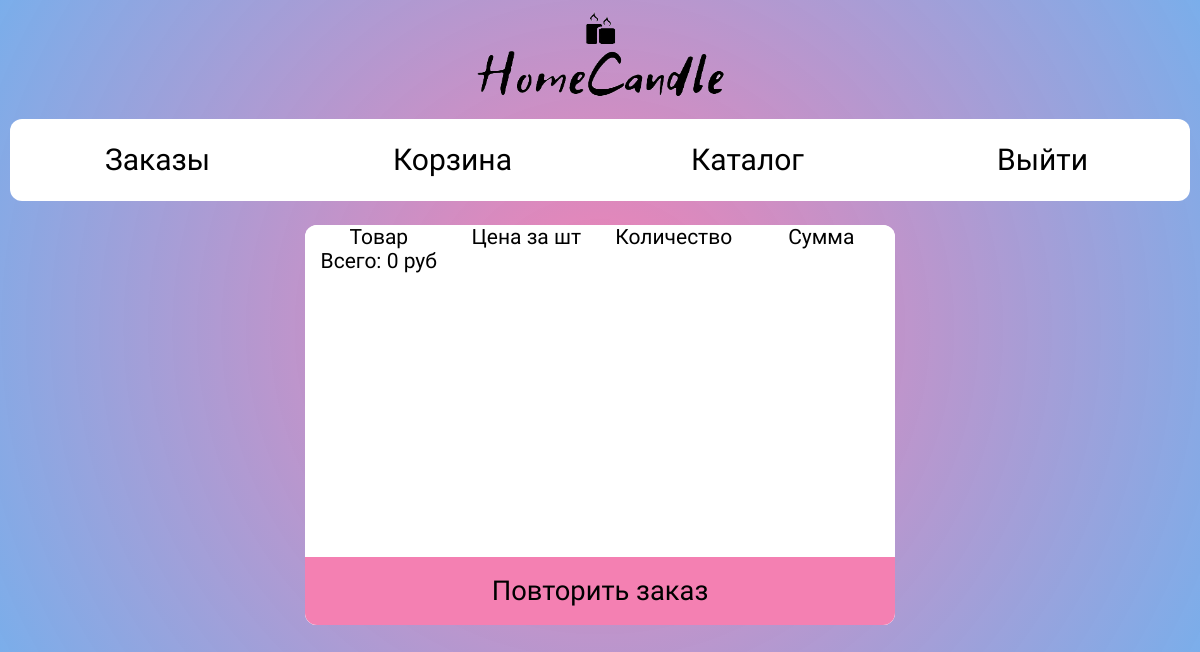
Page /view/order_info.php?id_order=105 (signed in) on the earlier database version.
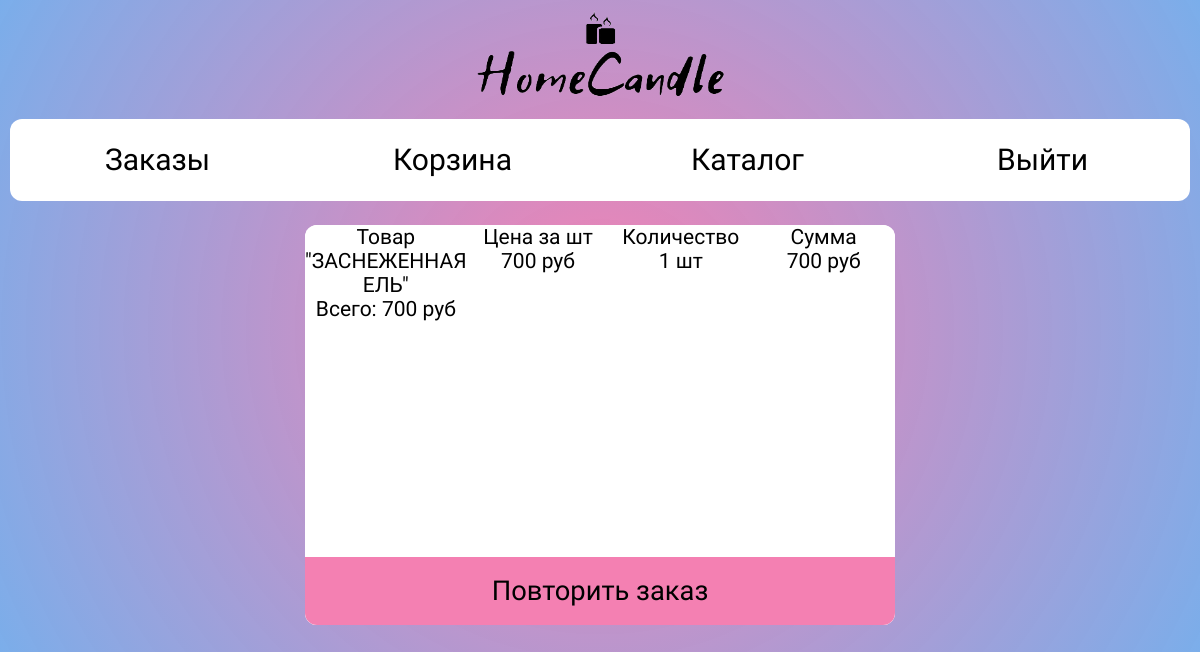
Same page on the later database version.
### tables this page shows
CREATE TABLE `cart` (
  `id_orders` int(11) NOT NULL,
  `id_candle` int(11) NOT NULL,
  `quantity` int(5) NOT NULL,
  `id_user` int(11) NOT NULL,
  `date` datetime NOT NULL,
  `id_order_user` int(11) NOT NULL,
  `status_order` varchar(30) NOT NULL,
  `cost_order` int(5) DEFAULT NULL
);

CREATE TABLE `candle_name` (
  `id_name_candle` int(11) NOT NULL,
  `name_candle` varchar(30) NOT NULL
);

CREATE TABLE `candle_size_price` (
  `id_size_price` int(11) NOT NULL,
  `size_candle` varchar(30) NOT NULL,
  `price_size` int(5) NOT NULL
);

### view/order_info.php (the view, shortened to what this page needs)
<?php
require_once "../back/connection.php";
$id_order = $_GET['id_order'];
$id_user = $_SESSION['id_user'];
$queryInfoOrder = "
        SELECT name_candle, price_size, quantity, quantity * price_size, status_order, cost_order FROM cart, candles, candle_size_price, candle_name WHERE id_order_user = $id_order AND id_user = $id_user AND status_order = 'order' AND cart.id_candle = candles.id_candle AND candles.id_size_candle = candle_size_price.id_size_price AND candles.id_name_candle = candle_name.id_name_candle";
$resultInfoOrder = mysqli_query($link, $queryInfoOrder);
?>
<!DOCTYPE html>
<html lang="en">
<head>
    <link rel="stylesheet" href="../css/order_info.css">
</head>
<body>
<div class="logo">
    <img src="../img/logo.png" width= "270px" height= "90px">
    </div>
<header>
    <a href="order.php">Заказы</a>
    <a href="cart.php"> Корзина </a>
    <a href="catalogue.php"> Каталог </a>
    <a href="../back/logout.php"> Выйти </a>
</header>
<div class="container">
        <div class="content">
            <p>Товар</p>
            <p>Цена за шт</p>
            <p>Количество</p>
            <p>Сумма</p>
<?php
$cost = 0;
while ($row_data = mysqli_fetch_assoc($resultInfoOrder)) {
            $cost += $row_data['quantity * price_size'];
?>
            <p><?= $row_data['name_candle'];?></p>
            <p><?= $row_data['price_size'];?> руб</p>
            <p><?= $row_data['quantity'];?> шт</p>
            <p><?= $row_data['quantity * price_size'];?> руб</p>
<?php
}
?>
<p>Всего: <?=$cost;?> руб</p>
        </div>
        <div class="content">
            <a href="../back/repeat_order.php?id_order=<?=$id_order;?>">Повторить заказ</a>
        </div>
</div>
</body>
</html>

### css/order_info.css (style rules this page uses)
* { margin: 0; padding: 0; box-sizing: border-box; }
body { background: rgb(244,128,178); background: radial-gradient(circle, rgba(244,128,178,1) 0%, rgba(106,164,232,0.8883928571428571) 100%); padding: 10px; font-family: 'Comic Neue', cursive; font-size: 30px; }
.logo { width: 100%; text-align: center; }
header { width: 100%; max-width: 1280px; background: white; border-radius: 12px; margin: 1% auto; display: flex; flex-direction: row; }
header a { width: 50%; padding: 2% 2%; text-decoration: none; display: flex; align-items: center; justify-content: center; font-size: 1em; color: black; }
.container { min-height: 400px; width: 50%; max-width: 1280px; margin: 2% auto; border-radius: 12px; background-color: white; display: flex; flex-direction: column; justify-content: space-between; }
.content { width: 100%; background-color: white; border-radius: 12px; font-size: .7em; text-align: center; }
.content:first-child { width: 100%; border-radius: 12px; background-color: white; font-size: .7em; text-align: center; display: grid; grid-template-columns: 1fr 1fr 1fr 1fr; }
.content a { display: block; padding: 3%; border-radius: 0 0 12px 12px; border: none; color: black; text-decoration: none; font-size: 1.3em; background-color: rgb(244,128,178); }

Differences in the rows shown:
added cart: candle_name.name_candle "\"ЗАСНЕЖЕННАЯ ЕЛЬ\"", candle_size_price.price_size "700", quantity "1", quantity "700"
Other differences:
$cost: "0" → "700"
